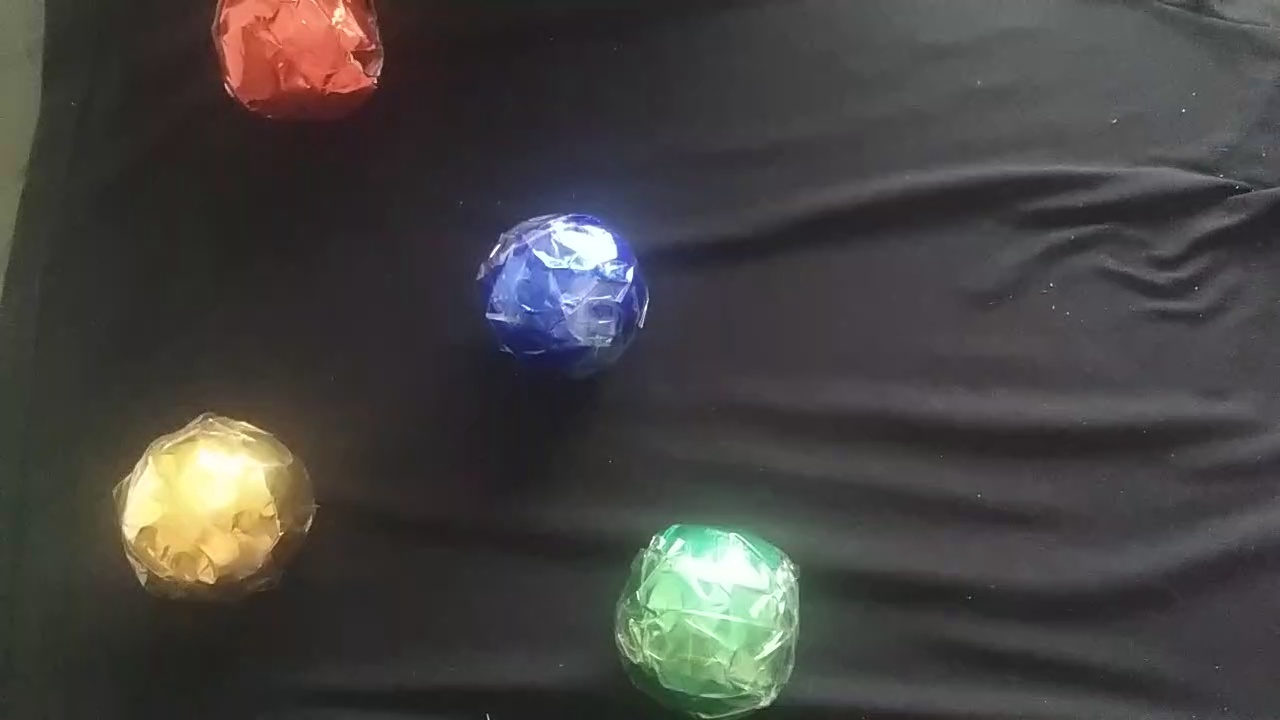
#> input picture imagens/frame1.jpg, 1280 x 720 px; its folder holds only this picture in this run
$ python detecta_circulos_salva_csv.py
#> lines starting #> are read from the running program, lines starting #| are printed output that depends on the picture; after the words box and inside, x2 and y2 are one past the last pixel; in counts of white or black regions, pixels touching at a corner belong together
import os
import numpy as np
import argparse
import cv2
import csv

# Percorre todas as imagens, acha os circulos e depois escreve em csv
for file in os.listdir(os.getcwd() + '/imagens'):
    image = cv2.imread("imagens/" + file)
#> image is the input picture: shape (720, 1280, 3); mean B, G, R 65.4, 67.3, 69.2
    output = image.copy()
    # Cnverte para escala de cinza
    gray = cv2.cvtColor(image, cv2.COLOR_BGR2GRAY)
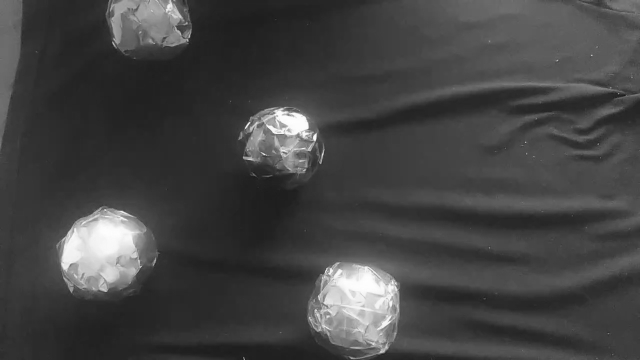
#> gray: shape (720, 1280) (shown at 1/2 size); min 13, max 254, mean 67.6

    # Função do opencv para detectar circulos
    circles = cv2.HoughCircles(gray, cv2.HOUGH_GRADIENT, 1.4, 100)
#> circles = [[710.5, 609.7, 87.36], [219.1, 511.7, 93.24], [538.3, 272.3, 36.96]]

    # Verifica se foi encontrado algum circulo
    if circles is not None:
        # Converte (x, y) coordenadas and raio do circulo para inteiro
        circles = np.round(circles[0, :]).astype("int")
#> circles = [[710, 610, 87], [219, 512, 93], [538, 272, 37]]

        # Escreve o arquivo csv
        with open(os.getcwd() + '/csv/' + os.path.splitext(file)[0] + '.csv', mode='w') as csv_file:
            header = ['arquivo', 'quant circulo']

            writer = csv.DictWriter(csv_file, fieldnames=header)
            writer.writeheader()

            writer.writerow({'arquivo': file, 'quant circulo': len(circles)})

            fieldnames = ['X', 'Y', 'R']
            writer = csv.DictWriter(csv_file, fieldnames=fieldnames)

            writer.writeheader()

            # Passa pelo (x, y) coordenadas e o raio dos circulos
            for (x, y, r) in circles:
                # Desenha o circulo na output image, e então desenha um retangulo
                # correspondendo o centro do circulo
                cv2.circle(output, (x, y), r, (0, 255, 0), 4)
                cv2.rectangle(output, (x - 5, y - 5),
                              (x + 5, y + 5), (0, 128, 255), -1)
                # print("X,Y do centro do circulo" + str((x, y)))
                writer.writerow({'X': x, 'Y': y, 'R': r})
#> this loop made 3 passes
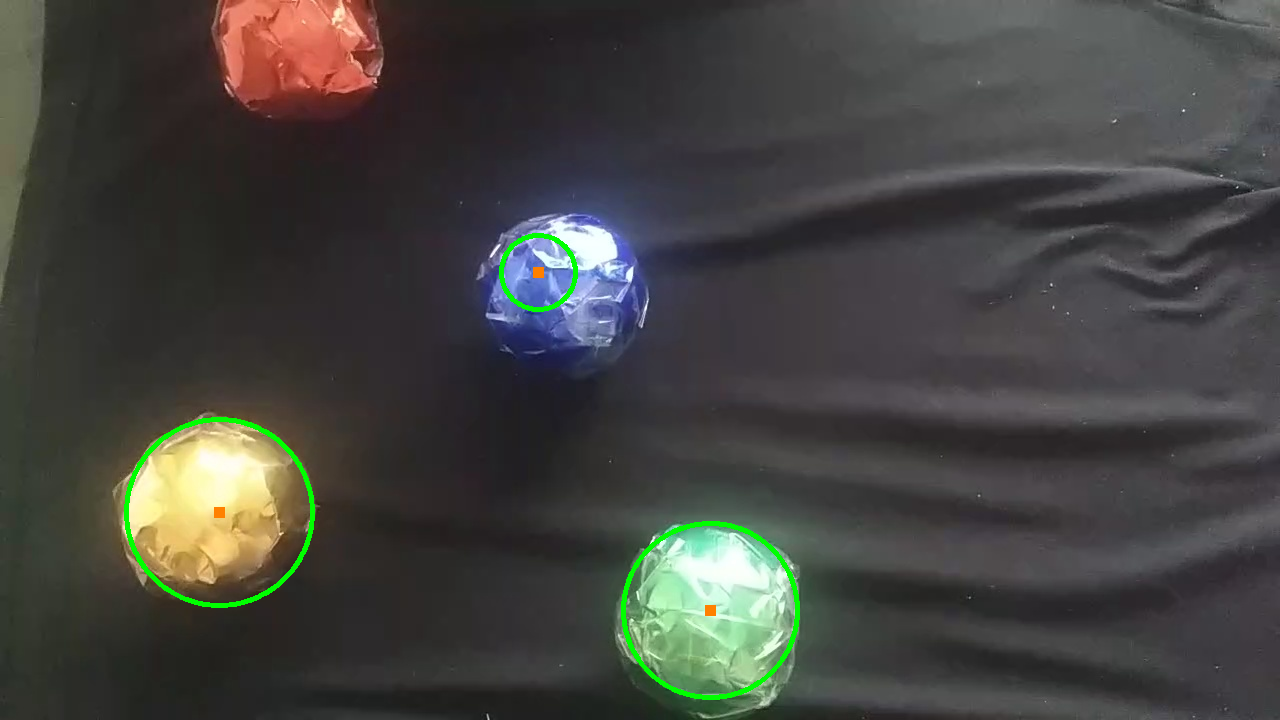
#> output: shape (720, 1280, 3); 0.77% of pixels changed, all inside (x1, y1, x2, y2) = (124, 233, 800, 700)

    else:
        # print("Nenhum circulo encontrado no aquivo " + file)

        # Escreve o arquivo csv
        with open(os.getcwd() + '/csv/' + os.path.splitext(file)[0] + '.csv', mode='w') as csv_file:
            header = ['arquivo', 'quant circulo']

            writer = csv.DictWriter(csv_file, fieldnames=header)
            writer.writeheader()

            writer.writerow({'arquivo': file, 'quant circulo': 0})

$ run again, on imagens/frame112.jpg
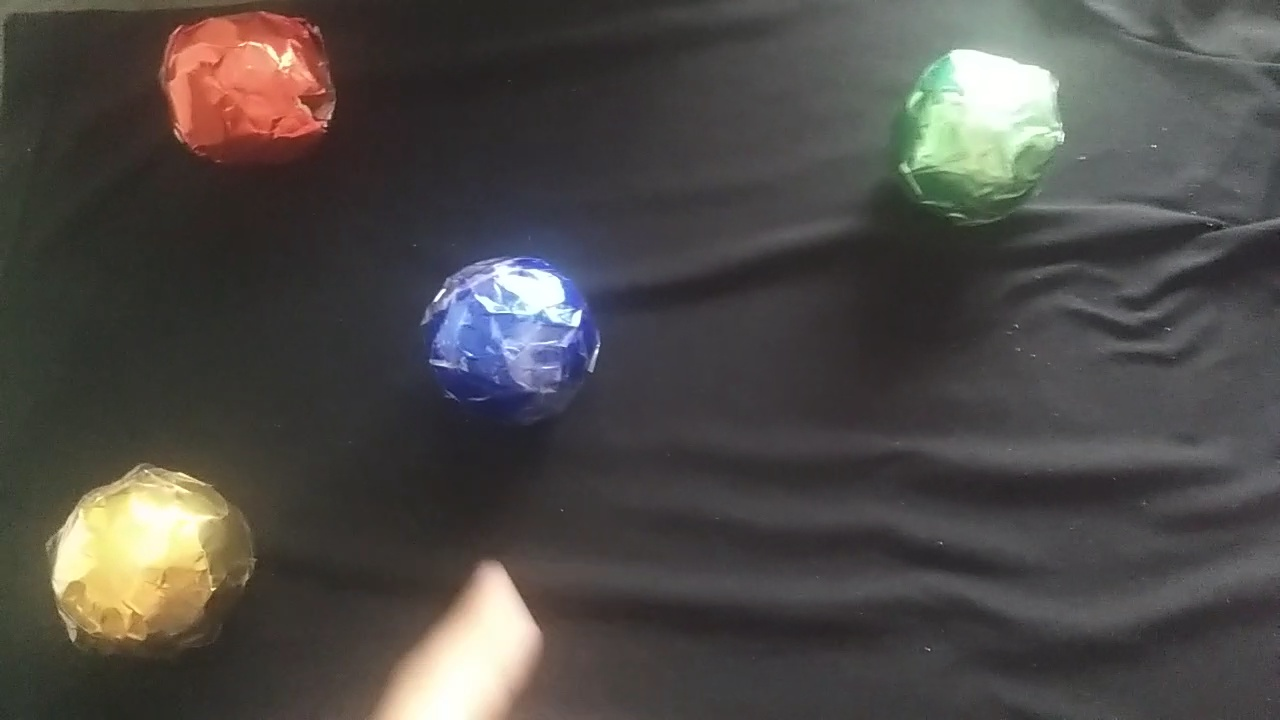
#> input picture imagens/frame112.jpg, 1280 x 720 px
#> image is the input picture: shape (720, 1280, 3); mean B, G, R 72.2, 75, 78.4
#> `gray = cv2.cvtColor(image, cv2.COLOR_BGR2GRAY)`:
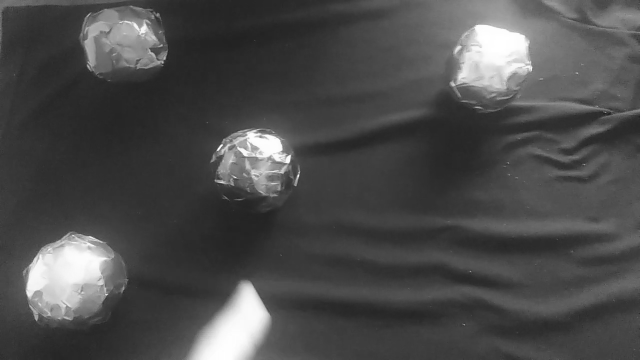
#> gray: shape (720, 1280) (shown at 1/2 size); min 24, max 255, mean 75.7
#> `circles = cv2.HoughCircles(gray, cv2.HOUGH_GRADIENT, 1.4, 100)`: circles = [[153.3, 571.9, 102.3], [528.5, 328.3, 63.28]]
#> `circles = np.round(circles[0, :]).astype("int")`: circles = [[153, 572, 102], [528, 328, 63]]
#> the loop `for (x, y, r) in circles:` made 2 passes
#> after the loop `for (x, y, r) in circles:`:
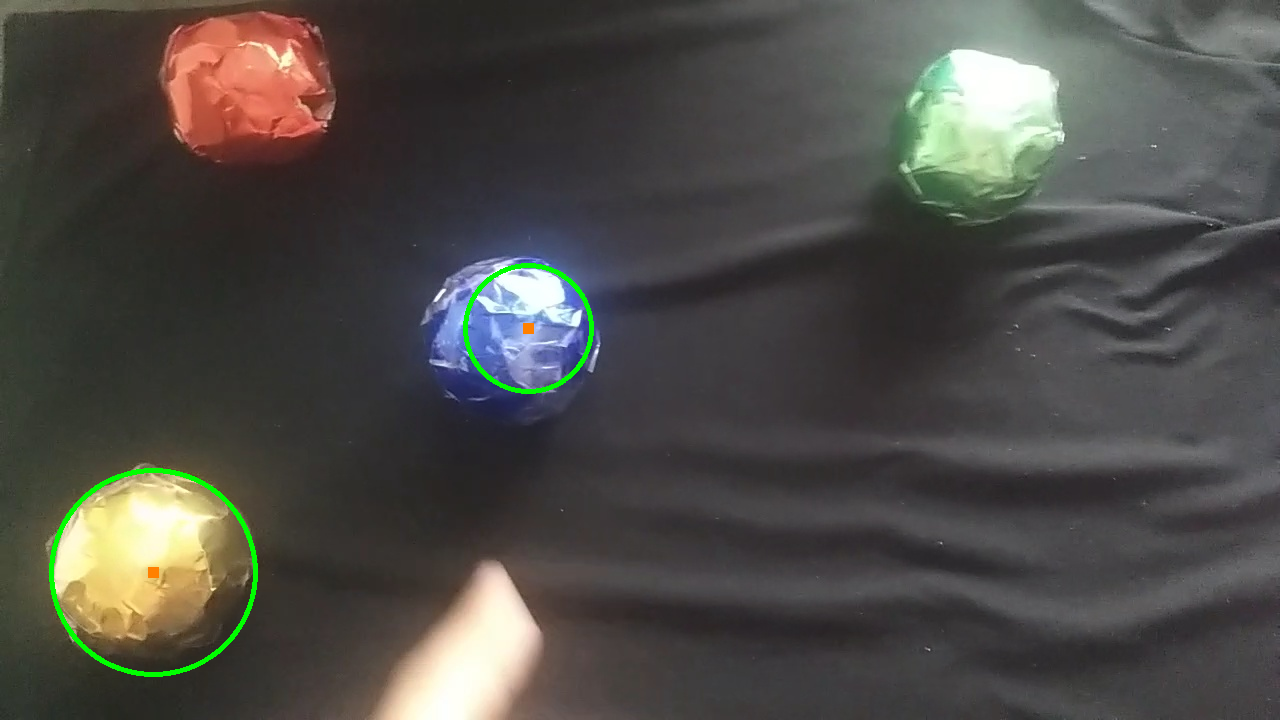
#> output: shape (720, 1280, 3); 0.59% of pixels changed, all inside (x1, y1, x2, y2) = (49, 263, 594, 677)

$ run again, on imagens/frame113.jpg
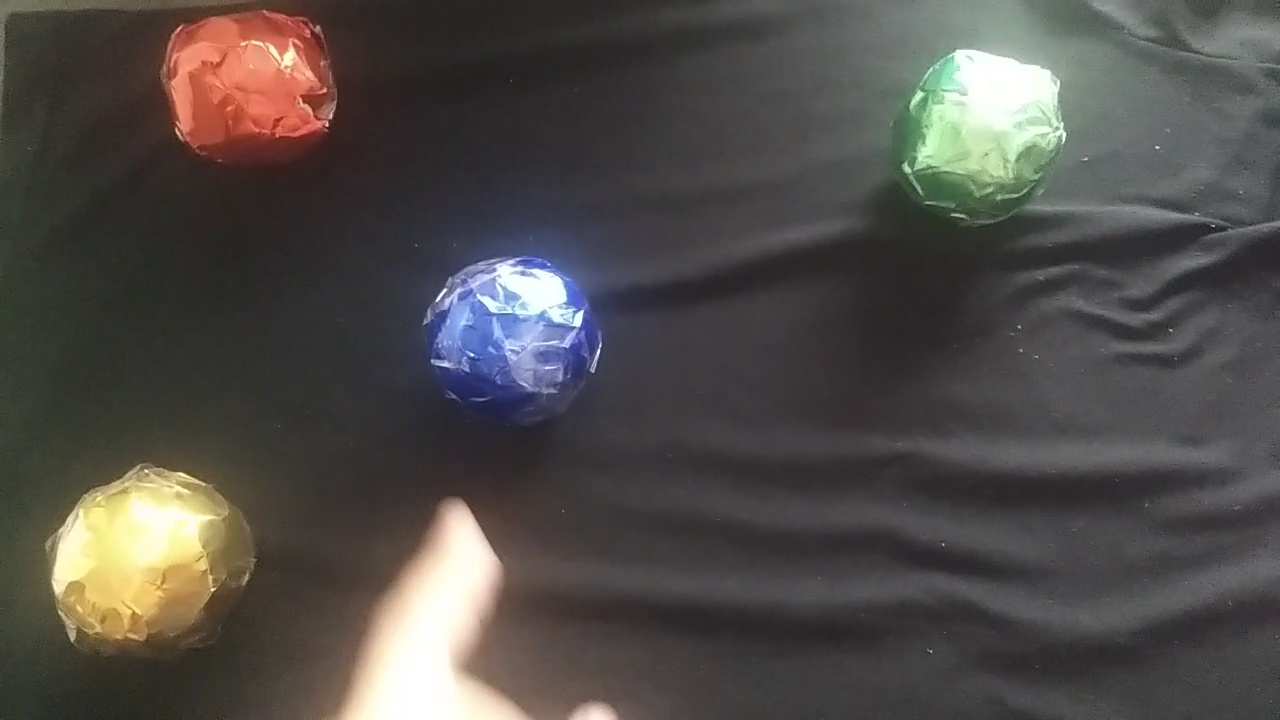
#> input picture imagens/frame113.jpg, 1280 x 720 px
#> image is the input picture: shape (720, 1280, 3); mean B, G, R 73.9, 77.1, 81
#> `gray = cv2.cvtColor(image, cv2.COLOR_BGR2GRAY)`:
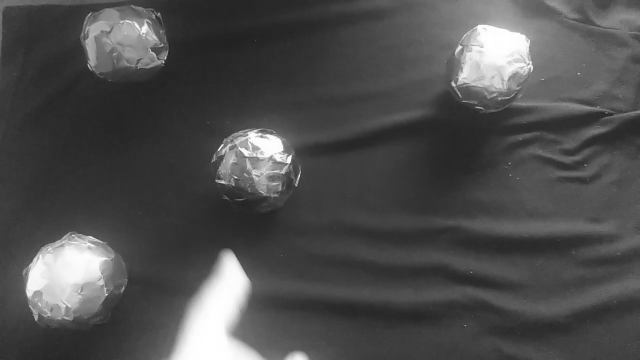
#> gray: shape (720, 1280) (shown at 1/2 size); min 24, max 255, mean 77.9
#> `circles = cv2.HoughCircles(gray, cv2.HOUGH_GRADIENT, 1.4, 100)`: circles = [[144.9, 570.5, 94.08], [249.9, 84.7, 82.74], [984.9, 122.5, 74.2], [504.7, 325.5, 59.78]]
#> `circles = np.round(circles[0, :]).astype("int")`: circles = [[145, 570, 94], [250, 85, 83], [985, 122, 74], [505, 326, 60]]
#> the loop `for (x, y, r) in circles:` made 4 passes
#> after the loop `for (x, y, r) in circles:`:
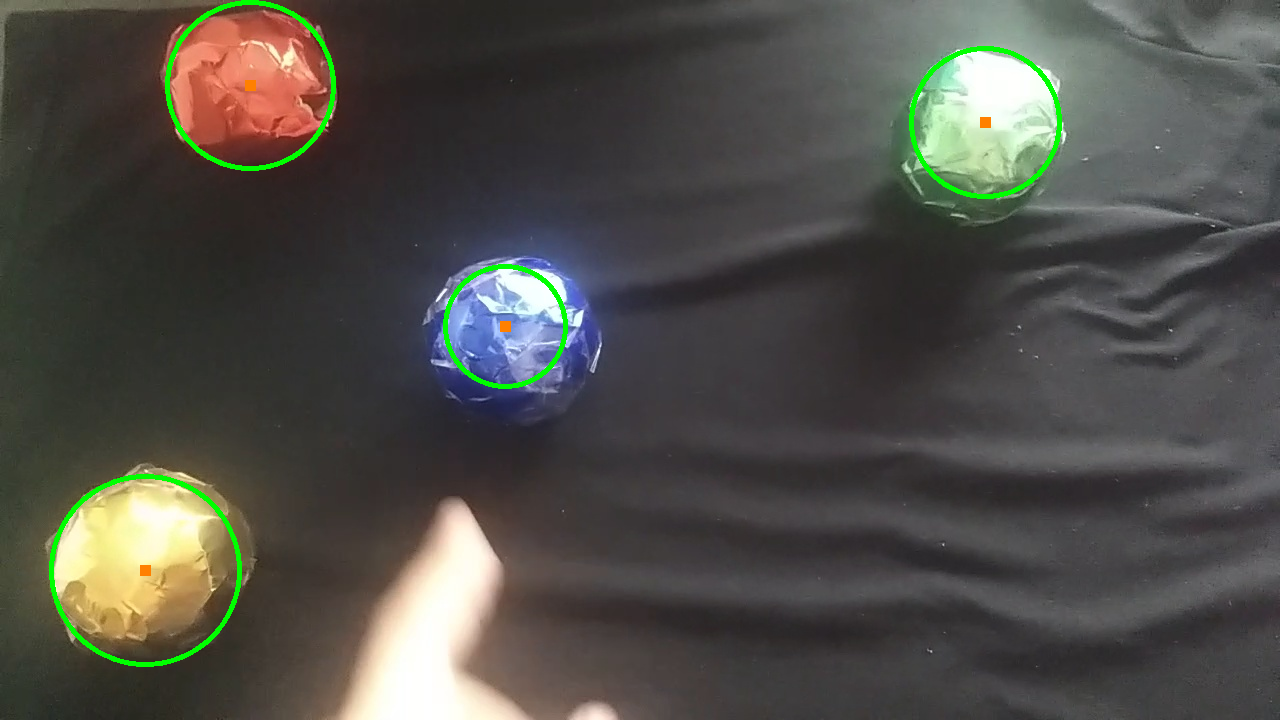
#> output: shape (720, 1280, 3); 1.11% of pixels changed, all inside (x1, y1, x2, y2) = (49, 0, 1062, 667)
